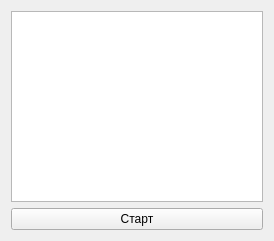
<?xml version="1.0" encoding="UTF-8"?>
<ui version="4.0">
 <class>WidgetSelectRecord</class>
 <widget class="QWidget" name="WidgetSelectRecord">
  <property name="geometry">
   <rect>
    <x>0</x>
    <y>0</y>
    <width>274</width>
    <height>241</height>
   </rect>
  </property>
  <property name="windowTitle">
   <string>Выбери запись</string>
  </property>
  <property name="windowIcon">
   <iconset resource="resources.qrc">
    <normaloff>:/main/main.png</normaloff>:/main/main.png</iconset>
  </property>
  <layout class="QVBoxLayout" name="verticalLayout">
   <item>
    <widget class="QListWidget" name="listWidgetSelect"/>
   </item>
   <item>
    <widget class="QPushButton" name="pushButtonStart">
     <property name="text">
      <string>Старт</string>
     </property>
    </widget>
   </item>
  </layout>
 </widget>
 <layoutdefault spacing="6" margin="11"/>
 <resources>
  <include location="resources.qrc"/>
 </resources>
 <connections/>
</ui>
